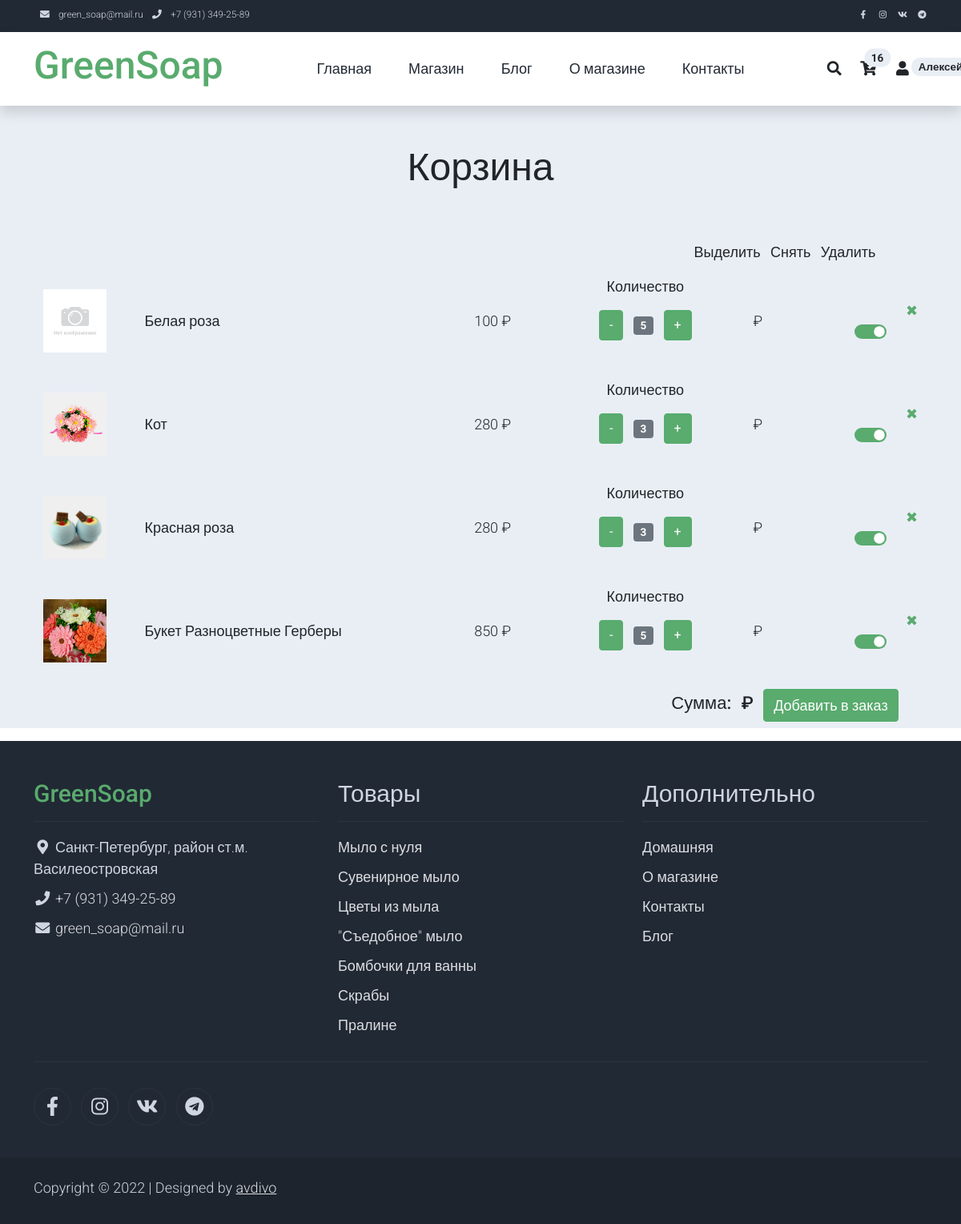
Before: /basket/ (signed in) with the older database file.
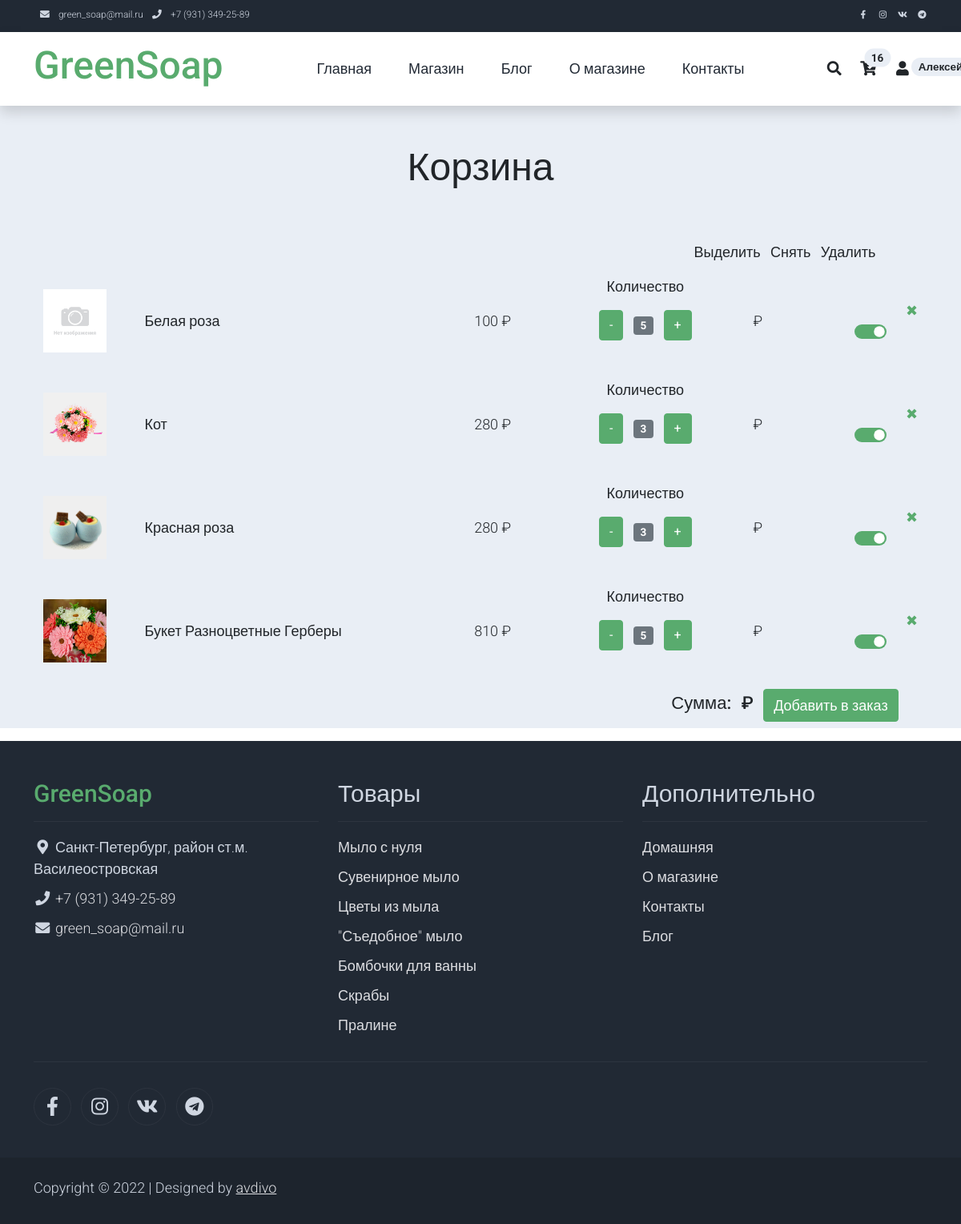
After: the same page with the newer database file.
### product/models.py (models this page shows, shortened)
class Product(models.Model):
    name = models.CharField(max_length=128, verbose_name=u'Название')  # Название товара
    category = models.ForeignKey(Category, on_delete=models.PROTECT,
                                 verbose_name=u'Категория')  # К какой категории относится товар
    alias = models.CharField(max_length=64, blank=False, unique=True, default='!!!', verbose_name=u'Псевдоним')  # Псевдоним поля
    holiday = models.ManyToManyField(Holiday, default='1', blank=False,
                                 verbose_name=u'Праздник')  # К какому празднику подходит товар
    description = models.TextField(blank=True, verbose_name=u'Описание')  # Описание товара
    price = models.IntegerField(default=0, verbose_name=u'Цена')  # Цена за единицу
    quantity = models.IntegerField(default=0, verbose_name=u'Остаток')  # Остаток на складе
    popular = models.IntegerField(default=0, verbose_name=u'Популярность')  # Популярность товара
    discount = models.IntegerField(default=0, verbose_name=u'Скидка')  # Скидка (сумма скидки, не %)
    active = models.BooleanField(default=True, verbose_name=u'Активен')  # Товар Активен
    article = models.CharField(max_length=8,
                               blank=True, default=None,
                               verbose_name=u'Артикль')  # Артикль (получается с применением префикса PRODUCT_PREFIX)
    class Meta:
        verbose_name = 'Товар'
        verbose_name_plural = 'Товары'
    @property
    def actual_price(self):
        return self.price - self.discount if self.active else 0

### shop/views.py (the view, shortened to what this page needs)
# urls.py: path('basket/', basket, name='basket'),
def basket(request, new_basket=None):
    request.session['return'] = 'basket'  # Запоминаем последнюю страницу
    request.session.modified = True  # Без этого сессии с Ajax не сохраняются
    basket = get_basket(request)  # Получаем корзину в виде словаря
    products = []  # Список товаров в корзине
    for id, quantity in basket.items():
        products.append(Product.objects.get(id=id))
        products[-1].quantity = quantity  # Добавляем свойство с количеством товаров
    products = select_main_photo(products)
    return render(request, 'basket.html', locals())

### profile/templatetags/user_tags.py (called while the page is built)
@register.simple_tag(takes_context=True)
def basket_count(context):
    request = context['request']
    try:
        if request.user.is_authenticated:
            basket = Profile.objects.get(user=request.user).basket
        else:
            if 'basket' in request.session:
                basket = request.session['basket']
            else:
                return ''
        if not isinstance(basket, dict):
            basket = eval(basket)
    except:
        return ''
    q = sum(x for x in basket.values())
    return q if q else ''

### shop/views.py (called while the page is built)
def select_main_photo(products):
    for product in products:
        photo = ProductImage.objects.filter(product_id=product.id, active=True,
                                            main=True)  # Выбираем главную фотографию для товара
        product.photo = settings.NO_PHOTO
        if len(photo):
            product.photo = photo[0].image.url
    return products

### templates/basket.html (shortened to what this page needs)
{% extends 'base.html' %}
{% load static %}
{% block head_plus %}
 <link rel="stylesheet" href="{% static '/css/custom.css' %}">
{% endblock head_plus %}
{% block content %}
<div class="all bg-light">
    <div class="container-fluid py-5">
        <div class="row">
            <div class="col-md-6 m-auto text-center">
                <h1 class="h1">Корзина</h1>
            </div>
        </div>
    </div>
    <div class="table">
        <div class="container">
            <div class="row justify-content-end">
                <div class="col-md-4 text-center">
                    <li class="list-inline-item">
                        <a class="h6 text-dark text-decoration-none mr-3" id="select" href="#">Выделить</a>
                    </li>
                    <li class="list-inline-item">
                        <a class="h6 text-dark text-decoration-none mr-3" id="clear" href="#">Снять</a>
                    </li>
                    <li class="list-inline-item">
                        <a class="h6 text-dark text-decoration-none mr-3" id="delete" href="#">Удалить</a>
                    </li>
                </div>
            </div>
            {% if products %}
            {% for product in products %}
            <div class="row" id="row_{{ product.id }}">
                <div class="col-md-1 m-auto text-center">
                    <img {% if not product.active %} style="filter: brightness(40%);" {% endif %} class="card-img rounded-0 img-fluid" src="{{ product.photo }}">
                </div>
                <div class="col-md-4 m-auto">
                    <a href="{% url 'shop-single' product.alias %}" class="h4 text-dark text-decoration-none">{{ product.name }}</a>
                </div>
                <div class="col-md-1 m-auto">
                    <span id="price_{{ product.id }}">{{ product.actual_price }}</span> &#x20bd;
                </div>
                <div class="col-md-2 m-auto text-center">
                    <div class="">
                        <ul class="list-inline pb-3">
                            <li>
                                <p>Количество</p>
                            </li>
                            <li class="list-inline-item"><span class="btn btn-success" name="btn-minus" id="{{ product.id }}">-</span></li>
                            <li class="list-inline-item"><span class="badge bg-secondary" id="var-value_{{ product.id }}">{{ product.quantity }}</span></li>
                            <li class="list-inline-item"><span class="btn btn-success" name="btn-plus" id="{{ product.id }}">+</span></li>
                        </ul>
                    </div>
                </div>
                <div class="col-md-1 m-auto">
                    <span id="sum_{{ product.id }}">0</span> &#x20bd;
                </div>
                <div class="col-md-1 m-auto">
                    <div align="right"><a class="manag text-decoration-none" href="#" id="{{ product.id }}"> &#10006; </a></div>
                    <div class="form-switch">
                        <input class="form-check-input" type="checkbox" name="{{ product.id }}" id="switch_{{ product.id }}" checked>
                    </div>
                </div>
            </div>
            {% endfor %}
            <div class="row justify-content-end">
                <div class="col-md-4 text-center">
                    <li class="list-inline-item">
                        <span class="h3">Сумма:</span>
                    </li>
                    <li class="list-inline-item">
                        <span class="h3"><span id="total_sum">0</span> &#x20bd;</span>
                    </li>
                    <li class="list-inline-item">
                        <a class="btn btn-success" name="send">Добавить в заказ</a>
                    </li>
                </div>
            </div>
            {% endif %}
        </div>
    </div>
</div>
{% endblock content %}

Changed rows visible on the page:
changed Product "Букет Разноцветные Герберы": actual_price "850" → "810"
